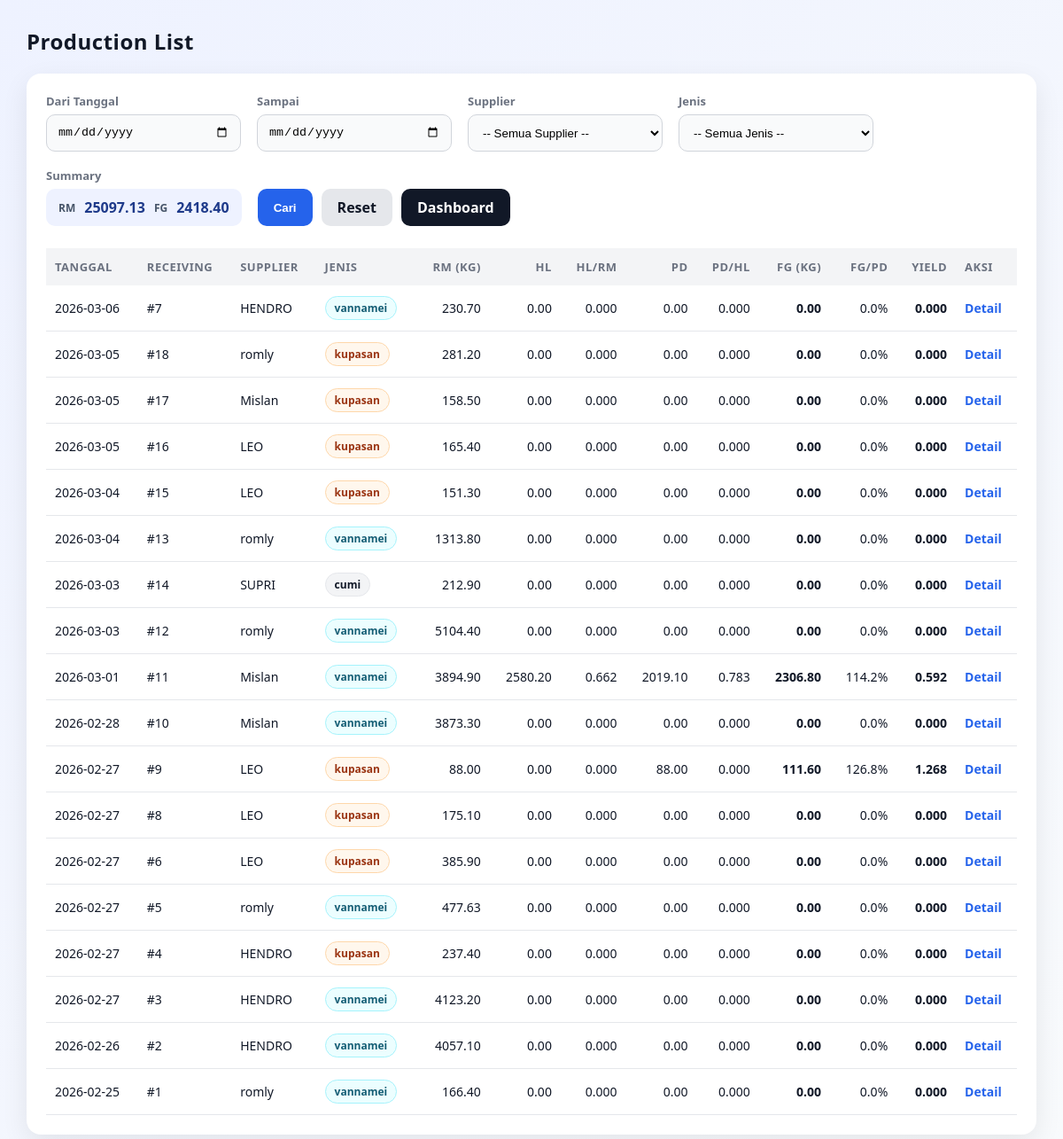
Before: /production/list with the older database file.
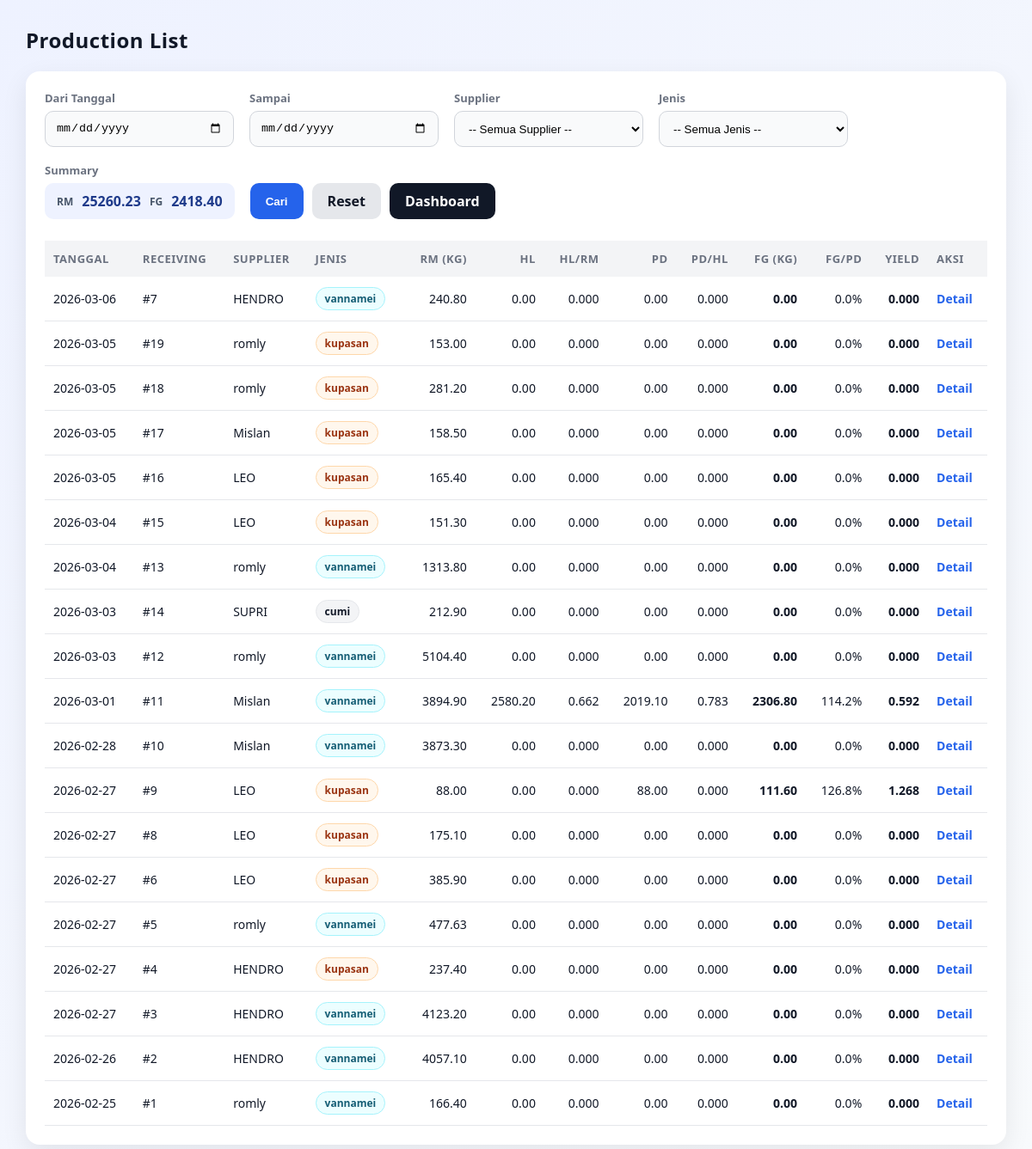
After: the same page with the newer database file.
### tables this page shows
CREATE TABLE receiving_header (
            id INTEGER PRIMARY KEY AUTOINCREMENT,
            receiving_no INTEGER NOT NULL UNIQUE,
            tanggal TEXT NOT NULL,
            supplier TEXT NOT NULL,
            jenis TEXT NOT NULL,
            fiber REAL DEFAULT 0,
            created_at TEXT DEFAULT (datetime('now','localtime'))
        );

### production/routes.py (the view)
@production_bp.route("/list")
def production_list():
    start = (request.args.get("start") or "").strip()
    end = (request.args.get("end") or "").strip()
    supplier = (request.args.get("supplier") or "").strip()
    jenis = (request.args.get("jenis") or "").strip().lower()
    conn = get_conn()
    try:
        rows = conn.execute("""
            SELECT
                rh.tanggal,
                rh.id AS receiving_id,
                rh.receiving_no,
                rh.supplier,
                rh.jenis,

                COALESCE(rm.rm_kg, 0) AS rm_kg,
                COALESCE(p.hl_kg, 0) AS hl_kg,
                COALESCE(pack.pd_kg, 0) AS pd_kg,
                COALESCE(pack.fg_kg, 0) AS fg_kg

            FROM receiving_header rh

            LEFT JOIN (
                SELECT header_id, SUM(netto) AS rm_kg
                FROM receiving_item
                GROUP BY header_id
            ) rm ON rm.header_id = rh.id

            LEFT JOIN production p ON p.receiving_id = rh.id

            LEFT JOIN (
                SELECT
                    production_id,
                    SUM(kupas_kg) AS pd_kg,
                    SUM((mc_qty * packs_per_mc + pack_qty) * pack_weight_g / 1000.0) AS fg_kg
                FROM production_packing
                GROUP BY production_id
            ) pack ON pack.production_id = p.id

            WHERE 1=1
              AND (? = '' OR rh.tanggal >= ?)
              AND (? = '' OR rh.tanggal <= ?)
              AND (? = '' OR LOWER(rh.supplier) = LOWER(?))
              AND (? = '' OR LOWER(rh.jenis) = ?)

            ORDER BY rh.tanggal DESC, rh.id DESC
        """, (
            start, start,
            end, end,
            supplier, supplier,
            jenis, jenis
        )).fetchall()
        rows = [dict(r) for r in rows]
        total_rm = sum((r.get("rm_kg") or 0) for r in rows)
        total_fg = sum((r.get("fg_kg") or 0) for r in rows)
        return render_template(
            "production/list.html",
            rows=rows,
            start=start,
            end=end,
            supplier=supplier,
            jenis=jenis,
            total_rm=total_rm,
            total_fg=total_fg
        )
    finally:
        conn.close()

### helpers/db.py (called while the page is built)
def get_conn():
    conn = sqlite3.connect(DB_PATH, timeout=30)
    conn.row_factory = sqlite3.Row
    conn.execute("PRAGMA foreign_keys = ON;")
    conn.execute("PRAGMA journal_mode = WAL;")
    return conn

### templates/production/list.html (shortened to what this page needs)
<!doctype html>
<html lang="id">
<head>
</head>
<body>
<div class="top">
  <h2>Production List</h2>
</div>
<div class="card">
  <form method="get" action="/production/list" class="filter-row">
    <div class="filter-item">
      <label>Dari Tanggal</label>
      <input type="date" name="start" value="{{ start or '' }}">
    </div>
    <div class="filter-item">
      <label>Sampai</label>
      <input type="date" name="end" value="{{ end or '' }}">
    </div>
    <div class="filter-item">
      <label>Supplier</label>
      <select id="supplier" name="supplier"></select>
    </div>
    <div class="filter-item">
      <label>Jenis</label>
      <select id="jenis" name="jenis"></select>
    </div>
    <div class="filter-item">
      <label>Summary</label>
      <div class="summary-pill">
        <span>RM</span> {{ "%.2f"|format(total_rm or 0) }}
        <span>FG</span> {{ "%.2f"|format(total_fg or 0) }}
      </div>
    </div>
    <div class="filter-actions">
      <button class="btn btn-primary" type="submit">Cari</button>
      <a class="btn btn-ghost" href="/production/list">Reset</a>
      <a class="btn btn-secondary" href="/dashboard">Dashboard</a>
    </div>
  </form>
  <table>
    <thead>
      <tr>
        <th>Tanggal</th>
        <th>Receiving</th>
        <th>Supplier</th>
        <th>Jenis</th>
        <th class="right">RM (kg)</th>
        <th class="right">HL</th>
        <th class="right">HL/RM</th>
        <th class="right">PD</th>
        <th class="right">PD/HL</th>
        <th class="right">FG (kg)</th>
        <th class="right">FG/PD</th>
        <th class="right">Yield</th>
        <th>Aksi</th>
      </tr>
    </thead>
    <tbody>
      {% for r in rows %}
        {% set rm = r.rm_kg or 0 %}
        {% set hl = r.hl_kg or 0 %}
        {% set pd = r.pd_kg or 0 %}
        {% set fg = r.fg_kg or 0 %}
        <tr>
          <td>{{ r.tanggal }}</td>
          <td>#{{ r.receiving_id }}</td>
          <td>{{ r.supplier }}</td>
          <td>
            {% set j = (r.jenis or '')|lower %}
            <span class="pill {{ j }}">{{ r.jenis or '-' }}</span>
          </td>
          <td class="right">{{ "%.2f"|format(rm) }}</td>
          <td class="right">{{ "%.2f"|format(hl) }}</td>
          <td class="right">{{ "%.3f"|format(hl/rm if rm>0 else 0) }}</td>
          <td class="right">{{ "%.2f"|format(pd) }}</td>
          <td class="right">{{ "%.3f"|format(pd/hl if hl>0 else 0) }}</td>
          <td class="right total-bold">{{ "%.2f"|format(fg) }}</td>
          <td class="right">{{ "%.1f"|format((fg/pd*100) if pd>0 else 0) }}%</td>
          <td class="right total-bold">{{ "%.3f"|format(fg/rm if rm>0 else 0) }}</td>
          <td>
            <div class="aksi">
              <a href="/production/detail/{{ r.receiving_id }}">Detail</a>
            </div>
          </td>
        </tr>
      {% endfor %}
    </tbody>
  </table>
</div>
</body>
</html>

Changed rows visible on the page:
computed for receiving_header id 7: rm "230.70" → "240.80"
added receiving_header: tanggal "2026-03-05", receiving_id "19", supplier "romly", jenis "kupasan", rm "153.00", hl "0.00", hl "0.000", pd "0.00", pd "0.000", fg "0.00", value "0.0", fg "0.000"
Other visible differences:
{{ "%.2f"|format(total_rm or 0) }}: "25097.13" → "25260.23"
